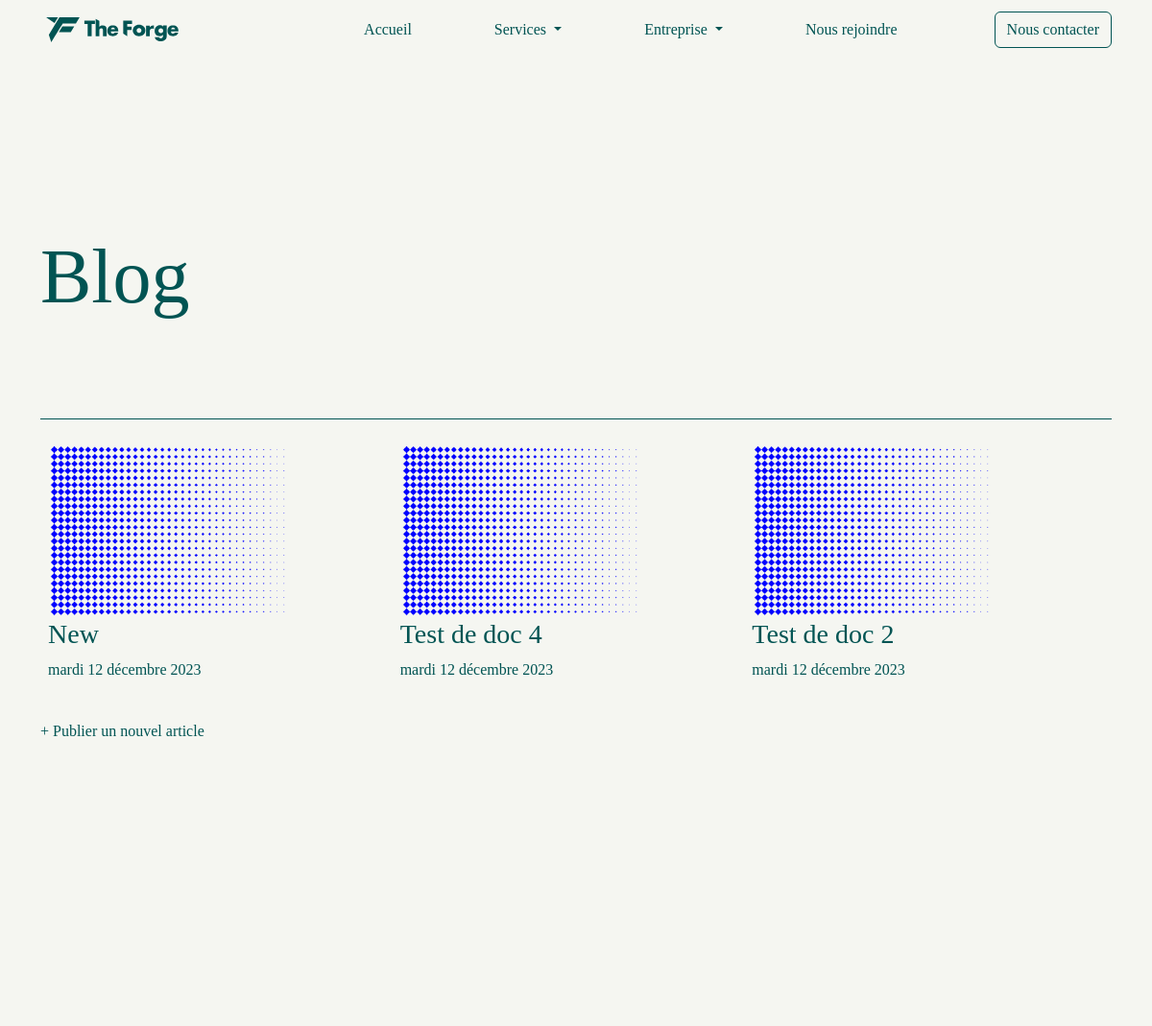
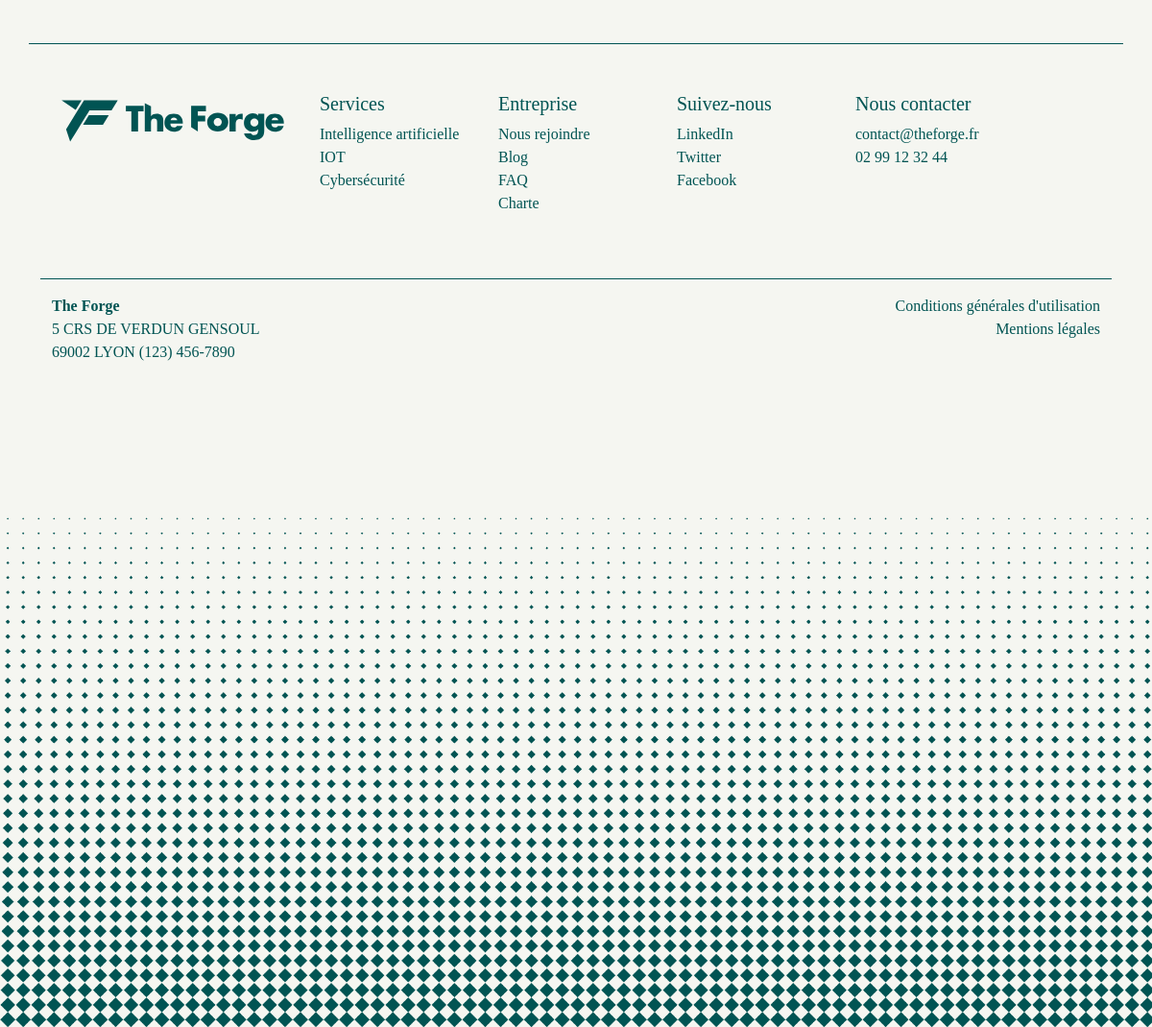
Page /blog/ (signed in) on the committed database (2 pictures, top to bottom).
### Main/models.py (models this page shows, shortened)
class Post(models.Model):
    title = models.CharField(max_length=200)
    author = models.ForeignKey(User, on_delete=models.CASCADE)
    content = QuillField()
    image = models.ImageField(upload_to=get_image_filepath, blank=True, null=True)
    created_at = models.DateTimeField(auto_now_add=True)
    updated_at = models.DateTimeField(auto_now=True)
    class Meta:
        ordering = ['-created_at']

### Main/views.py (the view)
# urls.py: path('blog/', views.Blog, name='blog'),
def Blog(request):
    posts = Post.objects.all()
    return render(request, 'Main/Blog.html', {"posts":posts})

### Main/templates/Main/Blog.html (shortened to what this page needs)
{% load static %}
<!doctype html>
<html lang="en">
  <head>
    <link href="https://cdn.jsdelivr.net/npm/bootstrap@5.3.2/dist/css/bootstrap.min.css" rel="stylesheet">
    <link href="{% static 'css/contact.css' %}" rel="stylesheet">
    <link rel="stylesheet" href="https://use.typekit.net/eqx7rzk.css">
  </head>
  <body style="background-color:#F5F6F1 !important; color: #015453 !important; font-family: 'articulat-cf' !important;">
  <header>
  <div class="container">
    <nav class="navbar navbar-expand-lg fixed-top navbar-light" id="mainNavbar" style="background-color:#F5F6F1 !important; color:#015453 !important;">
      <div class="container">
      <a class="navbar-brand" href="{% url 'Main:index' %}">
        <img src="{% static 'Logos/Principal/Principal_vert.svg' %}" alt="Logo The Forge" width="150">
      </a>
      <div class="collapse navbar-collapse m-auto" id="navbarNavDropdown">
        <ul class="navbar-nav m-auto">
          <li class="nav-item">
            <a class="nav-link" href="{% url 'Main:index' %}">Accueil</a>
          </li>
          <li class="nav-item dropdown">
            <a class="nav-link dropdown-toggle" href="#" role="button" data-bs-toggle="dropdown" aria-expanded="false">
              Services
            </a>
          </li>
          <li class="nav-item dropdown">
            <a class="nav-link dropdown-toggle" href="#" role="button" data-bs-toggle="dropdown" aria-expanded="false">
              Entreprise
            </a>
          </li>
          <li class="nav-item">
            <a class="nav-link" href="{% url 'Main:join' %}">Nous rejoindre</a>
          </li>
        </ul>
          <a type="button" class="btn btn-outline-vert contact-item" href="{% url 'Main:contact' %}">Nous contacter</a>
      </div>
    </div>
    </nav>
  </div>
</header>
  <Main>
    <section>
      <div class="container text-vert fade-up" style="padding-top:15rem !important; padding-bottom:100px !important">
        <div class="display-1" style="margin-bottom:100px;">Blog</div>
        <div class="row borderTop justify-content-around pt-4 m-auto p-2">
          {% for post in posts %}
          <a href="{% url 'Main:post' post.pk %}" class="nav-link mb-3 col-sm-12 col-md-6 col-lg-4 pointer" style="cursor:pointer !important;">
            <img src="{{post.image.url}}" width="250px">
            <h3>{{post.title}}</h3>
            <p>{{post.created_at|date:"l d F Y"}}</p>
          </a>
          {% endfor %}
        </div>
        {% if user.is_staff %}
        <a class='text-vert' href="{% url 'Main:create_post' %}">+ Publier un nouvel article</a>
        {% endif %}
      </div>
    </section>
  </Main>
  <footer class="footer text-vert" style="margin-top:15rem; background-color:#F5F6F1;">
  <div class="container text-vert borderTop">
    <div class="row m-auto text-vert" style="padding-top:50px; padding-bottom:50px;">
      <div class="col-md-3 mb-3 mb-md-0 text-vert">
        <a href="{% url 'Main:index' %}">
          <img src="{% static 'Logos/Principal/Principal_vert.svg' %}" alt="Logo" height="60">
        </a>
      </div>
      <div class="col-md-2 mb-3 mb-md-0 bleu">
        <h5>Services</h5>
        <ul class="list-unstyled">
          <li><a href="{% url 'Main:ai' %}" class="text-vert">Intelligence artificielle</a></li>
          <li><a href="{% url 'Main:iot' %}" class="text-vert">IOT</a></li>
          <li><a href="{% url 'Main:cyber' %}" class="text-vert">Cybersécurité</a></li>
        </ul>
      </div>
      <div class="col-md-2">
        <h5>Entreprise</h5>
        <ul class="list-unstyled">
          <li><a href="{% url 'Main:join' %}" class="text-vert">Nous rejoindre</a></li>
          <li><a href="{% url 'Main:blog' %}" class="text-vert">Blog</a></li>
          <li><a href="{% url 'Main:faq' %}" class="text-vert">FAQ</a></li>
          <li><a href="{% url 'Main:charte' %}" class="text-vert">Charte</a></li>
        </ul>
      </div>
      <div class="col-md-2">
        <h5>Suivez-nous</h5>
        <ul class="list-unstyled">
          <li><a href="#" class="text-vert">LinkedIn</a></li>
          <li><a href="#" class="text-vert">Twitter</a></li>
          <li><a href="#" class="text-vert">Facebook</a></li>
        </ul>
      </div>
      <div class="col-md-2">
        <h5>Nous contacter</h5>
        <ul class="list-unstyled">
          <li><a href="mailto:contact@theforge.fr" class="text-vert">contact@theforge.fr</a></li>
          <li><a href="tel:0299123244" class="text-vert">02 99 12 32 44</a></li>
        </ul>
      </div>
    </div>
    <div class="borderTop row pt-3 justify-content-around m-auto">
      <div class="col-6 flex-grow-1">
        <address class="">
          <strong>The Forge</strong><br>
          5 CRS DE VERDUN GENSOUL<br>
          69002 LYON
          <abbr title="Phone"></abbr> (123) 456-7890
        </address>
      </div>
      <div class="col-6 align-items-end" style="text-align:right">
         <a href="{% url 'Main:Conditions' %}" class="text-vert unstyled" style="text-align:right; margin:0 !important; margin-bottom:0px !important;">Conditions générales d'utilisation</a><br>
        <a href="{% url 'Main:Mentions' %}" class="text-vert unstyled" style="text-align:right; margin:0 !important; margin-bottom:0px !important;">Mentions légales</a>
      </div>
    </div>
  </div>
    <img src="{% static 'Assets/Motifs/horizontale/footer_vert.png' %}" width="100%" style="">
</footer>
  </body>
</html>

### static/css/contact.css (style rules this page uses)
.pointer { cursor:pointer !important; }
.borderTop { border-style:solid none none none; border-color:#015453 !important; ; border-width:1px; }
.nav-link { color:#015453; !important; text-decoration:None; }
.nav-item { color:#015453; !important; margin-left:70px; }
.contact-item { position:relative; right:0%; }
.footer { background-color: #F5F6F1; color: #015453; }
.footer address { font-style: normal; color: #015453; }
.nav-link, .nav-link:visited { color: #015453 !important; }
.btn-outline-vert { color: #015453; border-color: #015453; }
.text-vert { color:#015453 !important; }
a.text-vert { text-decoration:none !important; }
.fade-up { opacity: 0; transform: translateY(20px); visibility: hidden; transition: opacity 0.6s ease-out, transform 0.6s ease-out; will-change: opacity, visibility, transform; }
.fade-up.visible { opacity: 1; transform: translateY(0); visibility: visible; }

### rows in the picture
Post: image (picture), title "New", created_at "mardi 12 décembre 2023"
Post: image (picture), title "Test de doc 4", created_at "mardi 12 décembre 2023"
Post: image (picture), title "Test de doc 2", created_at "mardi 12 décembre 2023"
